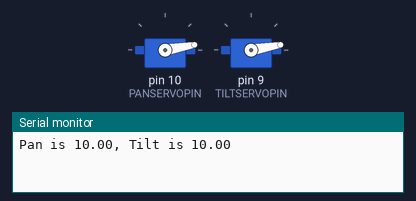
This sketch was run on a simulated Arduino Uno, built with avr-gcc and run on an emulated ATmega328P. On the bench: 2 × servo, the last lines printed to the serial monitor.

Above: at 0.1 s.
At 9.1 s:
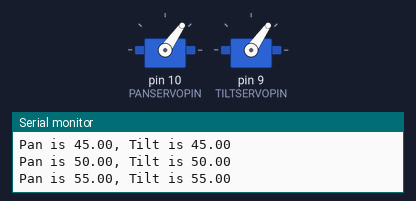
At 19.1 s:
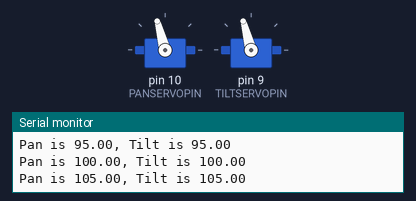
At 38.1 s:
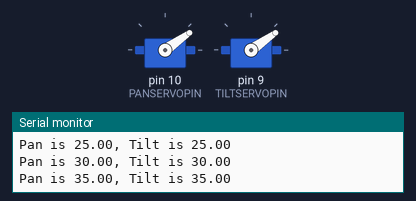
Timing chart, 0 to 40.0 s (numbered marks = the images above):
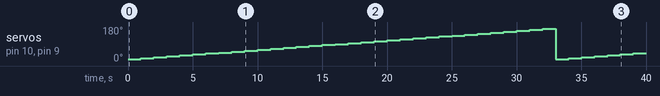

The sketch:

ServoRead.ino
```cpp
/* Servo_Read.ino

   Read angle of two servo motors, panServo and TiltServo and
   print them out to the Serial Monitor.

   Used for debugging/calibrating Servo angles for BreadBoardBot

   Programmer: Dave Eslinger; July 26, 2016
   Revisions:
*/
#include <Servo.h>

/* Define servo pins */
const byte PANSERVOPIN = 10; // Servo 1 on AdaFruit Motor Shield
const byte TILTSERVOPIN = 9; // Servo 2

/* Global Variables */
float panAngle, tiltAngle;

// Define Servos
Servo panServo;
Servo tiltServo;


void setup(void) {
  panServo.attach(PANSERVOPIN);
  tiltServo.attach(TILTSERVOPIN);
  // panServo.write(90);
  // tiltServo.write(90);

  Serial.begin(9600);  //Begin serial communcation

}

void loop() {
	for (int angle = 10; angle <= 170; angle+=5) {
	panServo.write(angle);
	tiltServo.write(angle);
	panAngle = panServo.read();
	tiltAngle = tiltServo.read();
	Serial.println(String("Pan is " + String(panAngle) +
		", Tilt is " + String(tiltAngle)));
	delay(1000);

	}
}
```

Measured:
- by itself, servo on pin 10 (PANSERVOPIN), servo on pin 9 (TILTSERVOPIN): 10° → 15° at 1.0 s, → 20° 1.0 s later, → 25° 1.0 s later, → 30° 1.0 s later, … (39 changes in this stretch)
